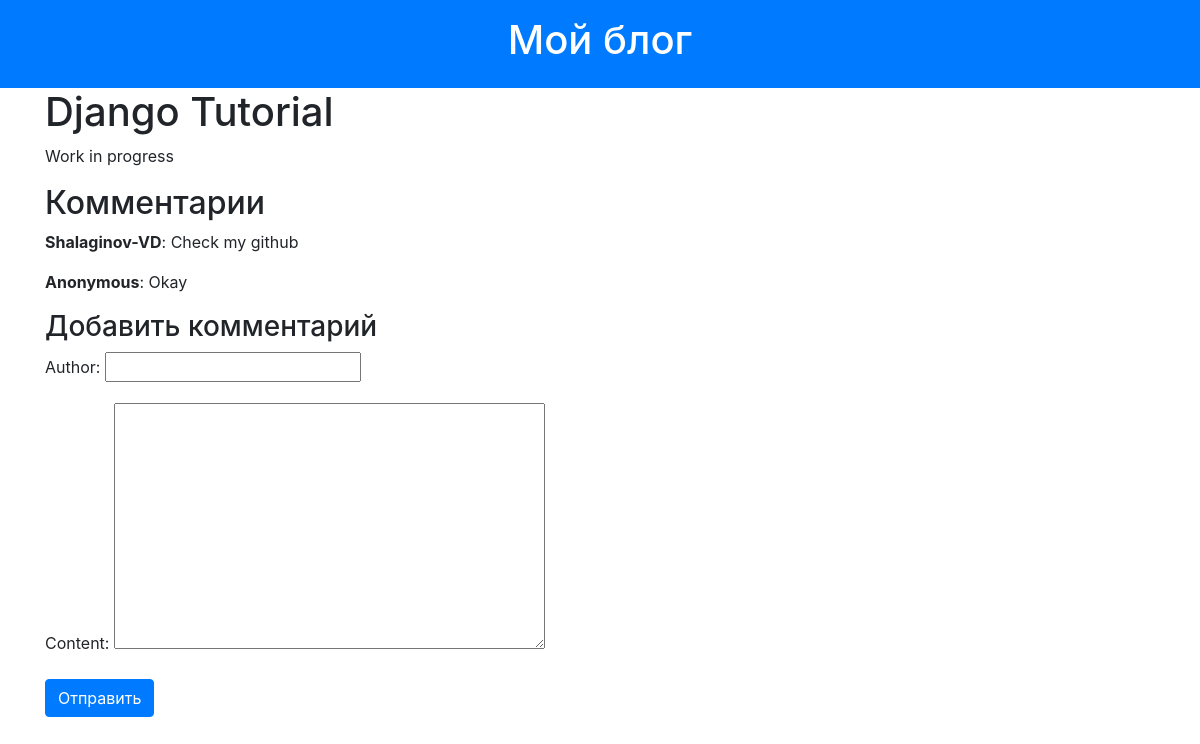
The app's page /post/1/ with its own data.
### blog/models.py (models this page shows, shortened)
class Post(models.Model):
    title = models.CharField(max_length=200)
    content = models.TextField()
    created_at = models.DateTimeField(auto_now_add=True)
    updated_at = models.DateTimeField(auto_now=True)
    author = models.ForeignKey(User, on_delete=models.CASCADE)
    category = models.ForeignKey(Category, on_delete=models.SET_NULL, null=True, blank=True)
    image = models.ImageField(upload_to='article_image', blank=True, null=True)

class Comment(models.Model):
    post = models.ForeignKey(Post, related_name='comments', on_delete=models.CASCADE)
    author = models.CharField(max_length=100)
    content = models.TextField()
    created_at = models.DateTimeField(auto_now_add=True)

### blog/views.py (the view)
# urls.py: path('post/<int:post_id>/', post_detail, name='post_detail'),
def post_detail(request, post_id):
    post = get_object_or_404(Post, id=post_id)
    comments = post.comments.all()
    if request.method == 'POST':
        form = CommentForm(request.POST)
        if form.is_valid():
            comment = form.save(commit=False)
            comment.post = post
            comment.save()
            return redirect('post_detail', post_id=post.id)
    else:
        form = CommentForm()
    return render(request, 'blog/post_detail.html', {'post': post, 'comments': comments, 'form': form})

### blog/forms.py
class CommentForm(forms.ModelForm):
    class Meta:
        model = Comment
        fields = ['author', 'content']

### blog/templates/blog/post_detail.html (shortened to what this page needs)
{% extends 'blog/base.html' %}
{% block body %}
<div class="post">
    <h1>{{ post.title }}</h1>
    <p>{{ post.content }}</p>
    <h2>Комментарии</h2>
    {% for comment in comments %}
        <div class="comment">
            <p><strong>{{ comment.author }}</strong>: {{ comment.content }}</p>
        </div>
    {% endfor %}
    <h3>Добавить комментарий</h3>
    <form method="post">
        {{ form.as_p }}
        <button type="submit" class="btn btn-primary">Отправить</button>
    </form>
</div>
{% endblock %}

### records on screen
Post: title "Django Tutorial", content "Work in progress"
Comment: author "Shalaginov-VD", content "Check my github"
Comment: author "Anonymous", content "Okay"
